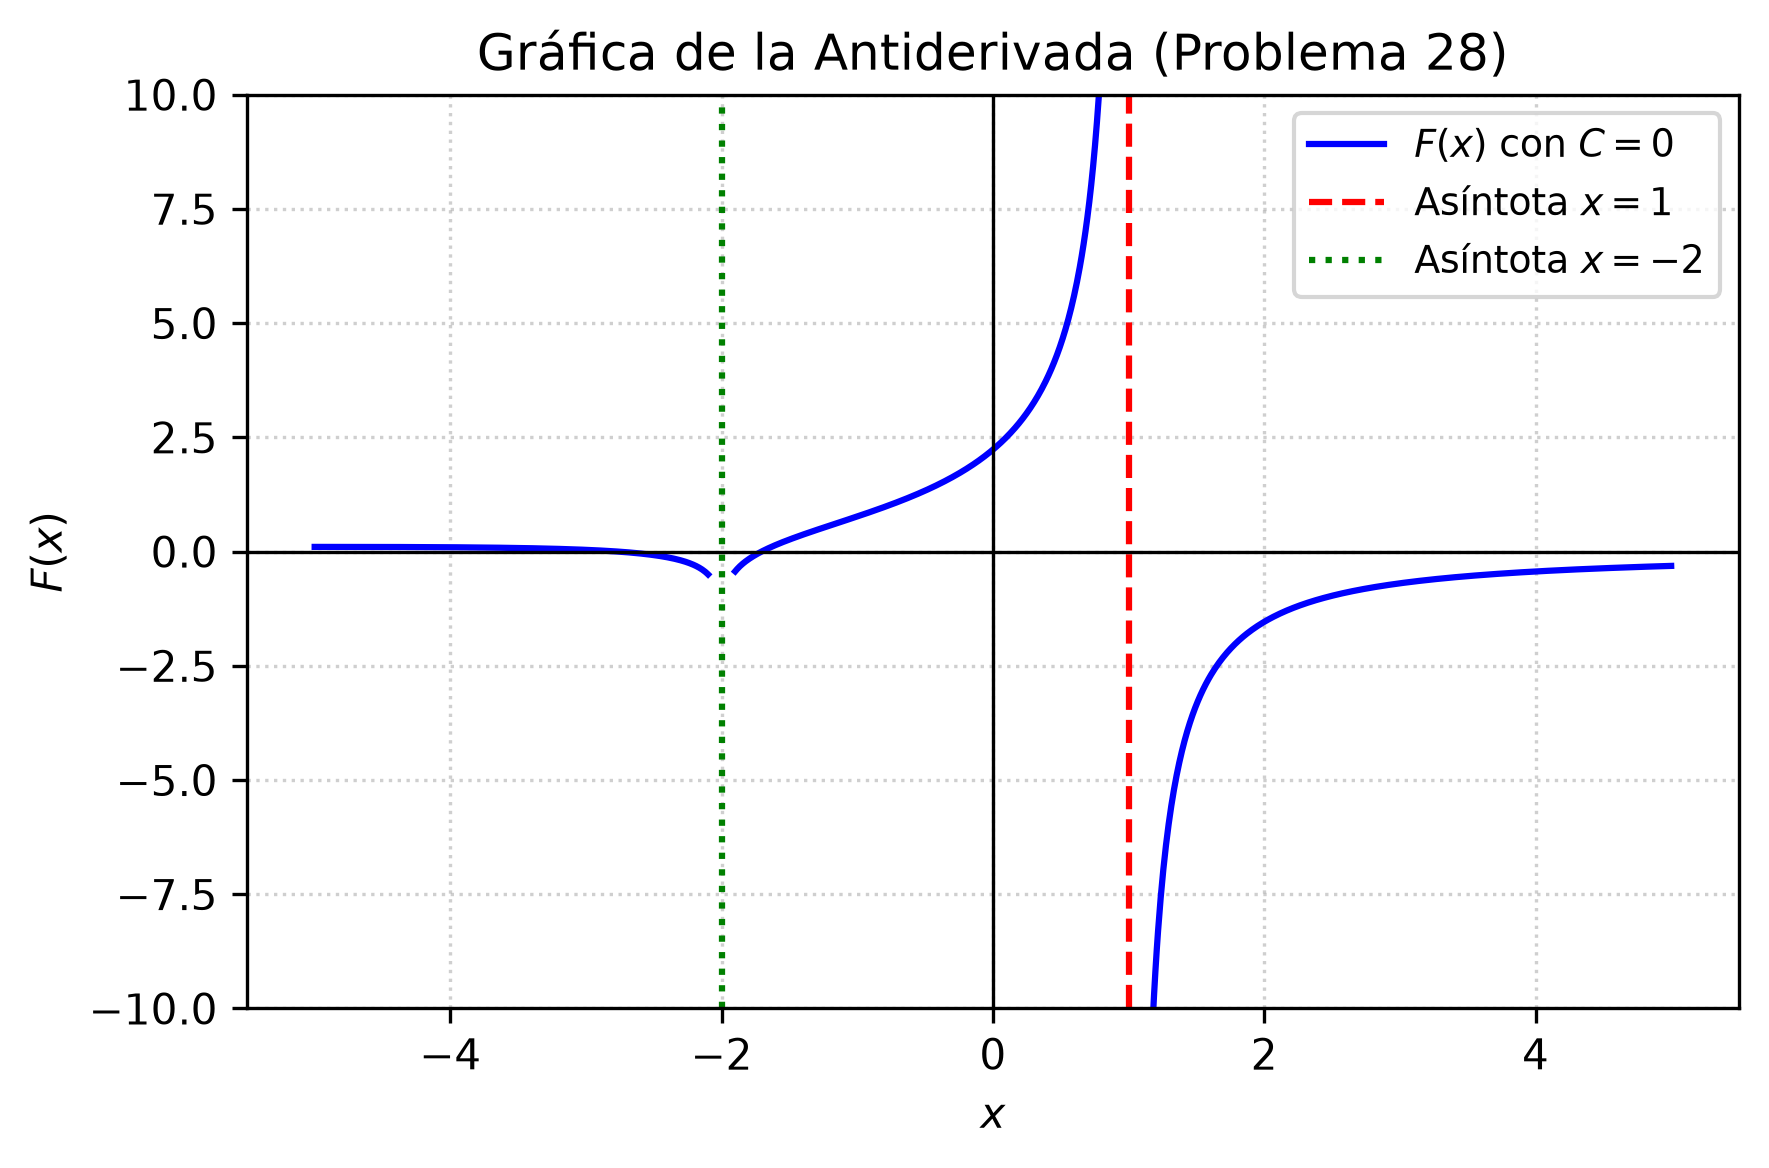

This chart was generated by the following Python code:
import matplotlib
matplotlib.use('Agg')
import numpy as np
import matplotlib.pyplot as plt

# Definición del dominio evitando la asíntota x = 1 y la singularidad x = -2
x1 = np.linspace(-5, -2.1, 400)
x2 = np.linspace(-1.9, 0.9, 400)
x3 = np.linspace(1.1, 5, 400)

# Antiderivada F(x) con C = 0
def F(x):
    return (1.0/3.0) * np.log(np.abs((x + 2) / (x - 1))) - (2.0 / (x - 1))

y1 = F(x1)
y2 = F(x2)
y3 = F(x3)

plt.figure(figsize=(6, 4))
plt.plot(x1, y1, color='b', label=r'$F(x)$ con $C=0$')
plt.plot(x2, y2, color='b')
plt.plot(x3, y3, color='b')

plt.axvline(x=1, color='r', linestyle='--', label=r'Asíntota $x=1$')
plt.axvline(x=-2, color='g', linestyle=':', label=r'Asíntota $x=-2$')

plt.title('Gráfica de la Antiderivada (Problema 28)')
plt.xlabel('$x$')
plt.ylabel('$F(x)$')
plt.ylim(-10, 10)
plt.axhline(0, color='black', linewidth=0.8)
plt.axvline(0, color='black', linewidth=0.8)
plt.grid(True, linestyle=':', alpha=0.6)
plt.legend(loc='upper right', fontsize=9)
plt.tight_layout()

plt.savefig(r'semana_03/graficas/SEM03_P28_grafica.png', dpi=300, bbox_inches='tight')
plt.close()
